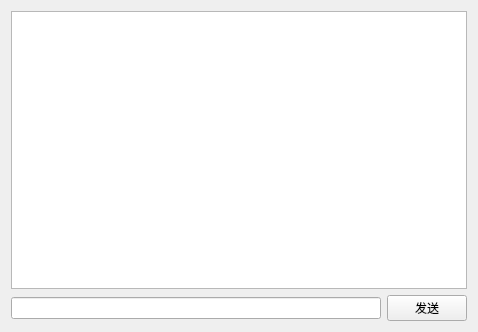
<?xml version="1.0" encoding="UTF-8"?>
<ui version="4.0">
 <class>MyChat</class>
 <widget class="QWidget" name="MyChat">
  <property name="geometry">
   <rect>
    <x>0</x>
    <y>0</y>
    <width>478</width>
    <height>332</height>
   </rect>
  </property>
  <property name="windowTitle">
   <string>Form</string>
  </property>
  <layout class="QGridLayout" name="gridLayout">
   <item row="0" column="0">
    <widget class="QTextEdit" name="textEdit"/>
   </item>
   <item row="1" column="0">
    <layout class="QHBoxLayout" name="horizontalLayout_2">
     <item>
      <widget class="QLineEdit" name="sendEdit"/>
     </item>
     <item>
      <widget class="QPushButton" name="sendBtn">
       <property name="text">
        <string>发送</string>
       </property>
      </widget>
     </item>
    </layout>
   </item>
  </layout>
 </widget>
 <resources/>
 <connections/>
</ui>
